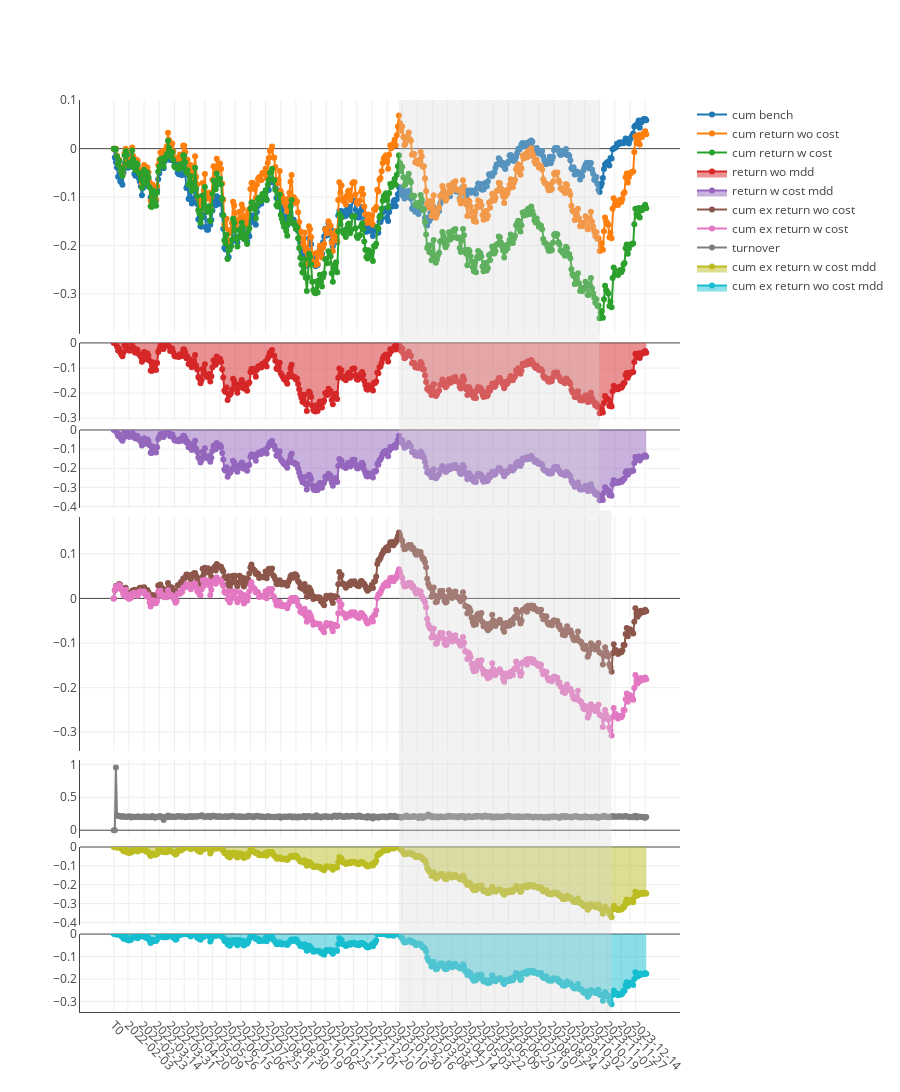

Write notebook code for a chart like this one.
### Code cell
import pickle

file_path = f'out/backtests/{ex_num}/boot/0-graph.pkl'

with open(file_path, 'rb') as file:
    chart = pickle.load(file)
chart.show()

### Figure 1 — Plotly figure (JSON) as saved in the notebook; plotly's stock layout.template omitted (floating-point values rounded to 4 significant figures; data arrays with more than 128 entries replaced by an {"elided": "..."} marker saying what was removed)
{"data": [{"mode": "lines+markers", "name": "cum bench", "type": "scatter", "x": {"elided": "492 str values"}, "xaxis": "x", "y": {"elided": "492 float values"}, "yaxis": "y"}, {"mode": "lines+markers", "name": "cum return wo cost", "type": "scatter", "x": {"elided": "492 str values"}, "xaxis": "x", "y": {"elided": "492 float values"}, "yaxis": "y"}, {"mode": "lines+markers", "name": "cum return w cost", "type": "scatter", "x": {"elided": "492 str values"}, "xaxis": "x", "y": {"elided": "492 float values"}, "yaxis": "y"}, {"fill": "tozeroy", "mode": "lines+markers", "name": "return wo mdd", "type": "scatter", "x": {"elided": "492 str values"}, "xaxis": "x2", "y": {"elided": "492 float values"}, "yaxis": "y2"}, {"fill": "tozeroy", "mode": "lines+markers", "name": "return w cost mdd", "type": "scatter", "x": {"elided": "492 str values"}, "xaxis": "x3", "y": {"elided": "492 float values"}, "yaxis": "y3"}, {"mode": "lines+markers", "name": "cum ex return wo cost", "type": "scatter", "x": {"elided": "492 str values"}, "xaxis": "x4", "y": {"elided": "492 float values"}, "yaxis": "y4"}, {"mode": "lines+markers", "name": "cum ex return w cost", "type": "scatter", "x": {"elided": "492 str values"}, "xaxis": "x4", "y": {"elided": "492 float values"}, "yaxis": "y4"}, {"mode": "lines+markers", "name": "turnover", "type": "scatter", "x": {"elided": "492 str values"}, "xaxis": "x5", "y": {"elided": "492 float values"}, "yaxis": "y5"}, {"fill": "tozeroy", "mode": "lines+markers", "name": "cum ex return w cost mdd", "type": "scatter", "x": {"elided": "492 str values"}, "xaxis": "x6", "y": {"elided": "492 float values"}, "yaxis": "y6"}, {"fill": "tozeroy", "mode": "lines+markers", "name": "cum ex return wo cost mdd", "type": "scatter", "x": {"elided": "492 str values"}, "xaxis": "x7", "y": {"elided": "492 float values"}, "yaxis": "y7"}], "layout": {"height": 1200, "shapes": [{"fillcolor": "#d3d3d3", "line": {"width": 0}, "opacity": 0.3, "type": "rect", "x0": "2023-02-02", "x1": "2023-10-27", "xref": "x", "y0": 0.55, "y1": 1, "yref": "paper"}, {"fillcolor": "#d3d3d3", "line": {"width": 0}, "opacity": 0.3, "type": "rect", "x0": "2023-02-02", "x1": "2023-11-13", "xref": "x", "y0": 0, "y1": 0.55, "yref": "paper"}], "title": {"text": " "}, "xaxis": {"anchor": "y", "domain": [0, 1], "matches": "x7", "showline": false, "showticklabels": false, "tickangle": 45, "type": "category"}, "xaxis2": {"anchor": "y2", "domain": [0, 1], "matches": "x7", "showline": false, "showticklabels": false, "tickangle": 45, "type": "category"}, "xaxis3": {"anchor": "y3", "domain": [0, 1], "matches": "x7", "showline": false, "showticklabels": false, "tickangle": 45, "type": "category"}, "xaxis4": {"anchor": "y4", "domain": [0, 1], "matches": "x7", "showline": false, "showticklabels": false, "tickangle": 45, "type": "category"}, "xaxis5": {"anchor": "y5", "domain": [0, 1], "matches": "x7", "showline": false, "showticklabels": false, "tickangle": 45, "type": "category"}, "xaxis6": {"anchor": "y6", "domain": [0, 1], "matches": "x7", "showline": false, "showticklabels": false, "tickangle": 45, "type": "category"}, "xaxis7": {"anchor": "y7", "domain": [0, 1], "showline": true, "tickangle": 45, "type": "category"}, "yaxis": {"anchor": "x", "domain": [0.7436, 1], "showline": true, "showticklabels": true, "zeroline": true}, "yaxis2": {"anchor": "x2", "domain": [0.6482, 0.7336], "showline": true, "showticklabels": true, "zeroline": true}, "yaxis3": {"anchor": "x3", "domain": [0.5527, 0.6382], "showline": true, "showticklabels": true, "zeroline": true}, "yaxis4": {"anchor": "x4", "domain": [0.2864, 0.5427], "showline": true, "showticklabels": true, "zeroline": true}, "yaxis5": {"anchor": "x5", "domain": [0.1909, 0.2764], "showline": true, "showticklabels": true, "zeroline": true}, "yaxis6": {"anchor": "x6", "domain": [0.09545, 0.1809], "showline": true, "showticklabels": true, "zeroline": true}, "yaxis7": {"anchor": "x7", "domain": [0, 0.08545], "showline": true, "showticklabels": true, "zeroline": true}}}
